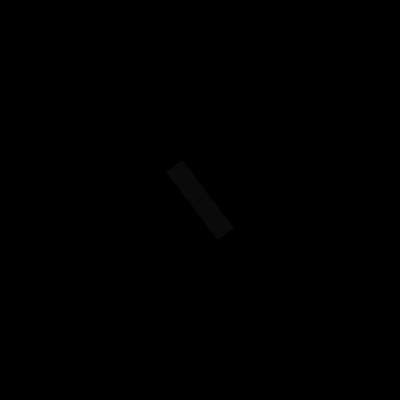
Frame 1 (no input)
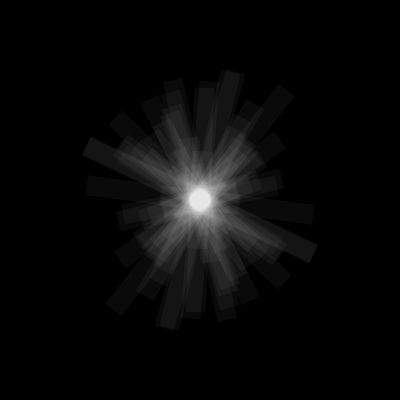
Frame 60 (the mouse pressed at the canvas centre just before this capture)
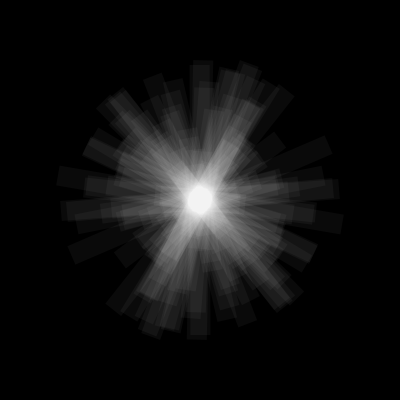
Frame 120 (the mouse held since frame 60 and released just before this capture)

The Processing sketch that drew these frames (run headless with seeded random() and noise(); from frame 60 on, the mouse is pressed at the canvas centre):

// Processing sketch: T2_Bs2
// ── T2_Bs2.pde
// T2. Lab2. DMP - KP_S26
// Martinez
// Back to Basics. Basics Shapes Example 2 Sterne

float x;
float size;

void setup() {
  size (400, 400);
  background(0);


  noStroke();
fill(255,10);
rectMode(CENTER);
}

void draw() {
  translate(width/2, height/2);
  rotate(random(TWO_PI));
  rect(0,0,random(10,300), 20);
}
